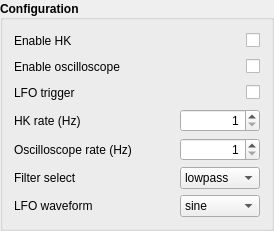
           <widget class="QGroupBox" name="groupBox_13">
            <property name="font">
             <font>
              <weight>75</weight>
              <bold>true</bold>
             </font>
            </property>
            <property name="title">
             <string>Configuration</string>
            </property>
            <property name="alignment">
             <set>Qt::AlignLeading|Qt::AlignLeft|Qt::AlignVCenter</set>
            </property>
            <layout class="QVBoxLayout" name="verticalLayout_63">
             <item>
              <layout class="QHBoxLayout" name="horizontalLayout_61">
               <item>
                <widget class="QLabel" name="label_56">
                 <property name="minimumSize">
                  <size>
                   <width>120</width>
                   <height>0</height>
                  </size>
                 </property>
                 <property name="font">
                  <font>
                   <weight>50</weight>
                   <bold>false</bold>
                  </font>
                 </property>
                 <property name="text">
                  <string>Enable HK</string>
                 </property>
                </widget>
               </item>
               <item>
                <spacer name="horizontalSpacer_26">
                 <property name="orientation">
                  <enum>Qt::Horizontal</enum>
                 </property>
                 <property name="sizeHint" stdset="0">
                  <size>
                   <width>40</width>
                   <height>20</height>
                  </size>
                 </property>
                </spacer>
               </item>
               <item>
                <widget class="QCheckBox" name="btn_enable_hk">
                 <property name="text">
                  <string/>
                 </property>
                </widget>
               </item>
              </layout>
             </item>
             <item>
              <layout class="QHBoxLayout" name="horizontalLayout_67">
               <item>
                <widget class="QLabel" name="label_62">
                 <property name="minimumSize">
                  <size>
                   <width>120</width>
                   <height>0</height>
                  </size>
                 </property>
                 <property name="font">
                  <font>
                   <weight>50</weight>
                   <bold>false</bold>
                  </font>
                 </property>
                 <property name="text">
                  <string>Enable oscilloscope</string>
                 </property>
                </widget>
               </item>
               <item>
                <spacer name="horizontalSpacer_31">
                 <property name="orientation">
                  <enum>Qt::Horizontal</enum>
                 </property>
                 <property name="sizeHint" stdset="0">
                  <size>
                   <width>40</width>
                   <height>20</height>
                  </size>
                 </property>
                </spacer>
               </item>
               <item>
                <widget class="QCheckBox" name="btn_enable_oscilloscope">
                 <property name="text">
                  <string/>
                 </property>
                </widget>
               </item>
              </layout>
             </item>
             <item>
              <layout class="QHBoxLayout" name="horizontalLayout_76">
               <item>
                <widget class="QLabel" name="label_73">
                 <property name="minimumSize">
                  <size>
                   <width>120</width>
                   <height>0</height>
                  </size>
                 </property>
                 <property name="font">
                  <font>
                   <weight>50</weight>
                   <bold>false</bold>
                  </font>
                 </property>
                 <property name="text">
                  <string>LFO trigger</string>
                 </property>
                </widget>
               </item>
               <item>
                <spacer name="horizontalSpacer_40">
                 <property name="orientation">
                  <enum>Qt::Horizontal</enum>
                 </property>
                 <property name="sizeHint" stdset="0">
                  <size>
                   <width>40</width>
                   <height>20</height>
                  </size>
                 </property>
                </spacer>
               </item>
               <item>
                <widget class="QCheckBox" name="btn_enable_lfo_trigger">
                 <property name="text">
                  <string/>
                 </property>
                </widget>
               </item>
              </layout>
             </item>
             <item>
              <layout class="QHBoxLayout" name="horizontalLayout_66">
               <item>
                <widget class="QLabel" name="label_61">
                 <property name="minimumSize">
                  <size>
                   <width>120</width>
                   <height>0</height>
                  </size>
                 </property>
                 <property name="font">
                  <font>
                   <weight>50</weight>
                   <bold>false</bold>
                  </font>
                 </property>
                 <property name="text">
                  <string>HK rate (Hz)</string>
                 </property>
                </widget>
               </item>
               <item>
                <spacer name="horizontalSpacer_32">
                 <property name="orientation">
                  <enum>Qt::Horizontal</enum>
                 </property>
                 <property name="sizeHint" stdset="0">
                  <size>
                   <width>40</width>
                   <height>20</height>
                  </size>
                 </property>
                </spacer>
               </item>
               <item>
                <widget class="QSpinBox" name="box_hk_rate">
                 <property name="minimumSize">
                  <size>
                   <width>80</width>
                   <height>0</height>
                  </size>
                 </property>
                 <property name="maximumSize">
                  <size>
                   <width>80</width>
                   <height>16777215</height>
                  </size>
                 </property>
                 <property name="font">
                  <font>
                   <weight>50</weight>
                   <bold>false</bold>
                  </font>
                 </property>
                 <property name="alignment">
                  <set>Qt::AlignRight|Qt::AlignTrailing|Qt::AlignVCenter</set>
                 </property>
                 <property name="minimum">
                  <number>1</number>
                 </property>
                 <property name="maximum">
                  <number>100</number>
                 </property>
                 <property name="displayIntegerBase">
                  <number>10</number>
                 </property>
                </widget>
               </item>
              </layout>
             </item>
             <item>
              <layout class="QHBoxLayout" name="horizontalLayout_68">
               <item>
                <widget class="QLabel" name="label_63">
                 <property name="minimumSize">
                  <size>
                   <width>120</width>
                   <height>0</height>
                  </size>
                 </property>
                 <property name="font">
                  <font>
                   <weight>50</weight>
                   <bold>false</bold>
                  </font>
                 </property>
                 <property name="text">
                  <string>Oscilloscope rate (Hz)</string>
                 </property>
                </widget>
               </item>
               <item>
                <spacer name="horizontalSpacer_33">
                 <property name="orientation">
                  <enum>Qt::Horizontal</enum>
                 </property>
                 <property name="sizeHint" stdset="0">
                  <size>
                   <width>40</width>
                   <height>20</height>
                  </size>
                 </property>
                </spacer>
               </item>
               <item>
                <widget class="QSpinBox" name="box_oscilloscope_rate">
                 <property name="minimumSize">
                  <size>
                   <width>80</width>
                   <height>0</height>
                  </size>
                 </property>
                 <property name="maximumSize">
                  <size>
                   <width>80</width>
                   <height>16777215</height>
                  </size>
                 </property>
                 <property name="font">
                  <font>
                   <weight>50</weight>
                   <bold>false</bold>
                  </font>
                 </property>
                 <property name="alignment">
                  <set>Qt::AlignRight|Qt::AlignTrailing|Qt::AlignVCenter</set>
                 </property>
                 <property name="minimum">
                  <number>1</number>
                 </property>
                 <property name="maximum">
                  <number>100</number>
                 </property>
                 <property name="displayIntegerBase">
                  <number>10</number>
                 </property>
                </widget>
               </item>
              </layout>
             </item>
             <item>
              <layout class="QHBoxLayout" name="horizontalLayout_56">
               <item>
                <widget class="QLabel" name="label_55">
                 <property name="minimumSize">
                  <size>
                   <width>120</width>
                   <height>0</height>
                  </size>
                 </property>
                 <property name="font">
                  <font>
                   <weight>50</weight>
                   <bold>false</bold>
                  </font>
                 </property>
                 <property name="text">
                  <string>Filter select</string>
                 </property>
                </widget>
               </item>
               <item>
                <spacer name="horizontalSpacer_25">
                 <property name="orientation">
                  <enum>Qt::Horizontal</enum>
                 </property>
                 <property name="sizeHint" stdset="0">
                  <size>
                   <width>40</width>
                   <height>20</height>
                  </size>
                 </property>
                </spacer>
               </item>
               <item>
                <widget class="QComboBox" name="box_filter_select">
                 <property name="minimumSize">
                  <size>
                   <width>80</width>
                   <height>0</height>
                  </size>
                 </property>
                 <property name="maximumSize">
                  <size>
                   <width>80</width>
                   <height>16777215</height>
                  </size>
                 </property>
                 <property name="font">
                  <font>
                   <weight>50</weight>
                   <bold>false</bold>
                  </font>
                 </property>
                 <item>
                  <property name="text">
                   <string>lowpass</string>
                  </property>
                 </item>
                 <item>
                  <property name="text">
                   <string>highpass</string>
                  </property>
                 </item>
                 <item>
                  <property name="text">
                   <string>bandpass</string>
                  </property>
                 </item>
                 <item>
                  <property name="text">
                   <string>notch</string>
                  </property>
                 </item>
                 <item>
                  <property name="text">
                   <string>bypass</string>
                  </property>
                 </item>
                </widget>
               </item>
              </layout>
             </item>
             <item>
              <layout class="QHBoxLayout" name="horizontalLayout_63">
               <item>
                <widget class="QLabel" name="label_58">
                 <property name="minimumSize">
                  <size>
                   <width>120</width>
                   <height>0</height>
                  </size>
                 </property>
                 <property name="font">
                  <font>
                   <weight>50</weight>
                   <bold>false</bold>
                  </font>
                 </property>
                 <property name="text">
                  <string>LFO waveform</string>
                 </property>
                </widget>
               </item>
               <item>
                <spacer name="horizontalSpacer_28">
                 <property name="orientation">
                  <enum>Qt::Horizontal</enum>
                 </property>
                 <property name="sizeHint" stdset="0">
                  <size>
                   <width>40</width>
                   <height>20</height>
                  </size>
                 </property>
                </spacer>
               </item>
               <item>
                <widget class="QComboBox" name="box_lfo_waveform">
                 <property name="minimumSize">
                  <size>
                   <width>80</width>
                   <height>0</height>
                  </size>
                 </property>
                 <property name="maximumSize">
                  <size>
                   <width>80</width>
                   <height>16777215</height>
                  </size>
                 </property>
                 <property name="font">
                  <font>
                   <weight>50</weight>
                   <bold>false</bold>
                  </font>
                 </property>
                 <item>
                  <property name="text">
                   <string>sine</string>
                  </property>
                 </item>
                 <item>
                  <property name="text">
                   <string>saw</string>
                  </property>
                 </item>
                 <item>
                  <property name="text">
                   <string>square</string>
                  </property>
                 </item>
                </widget>
               </item>
              </layout>
             </item>
            </layout>
           </widget>
